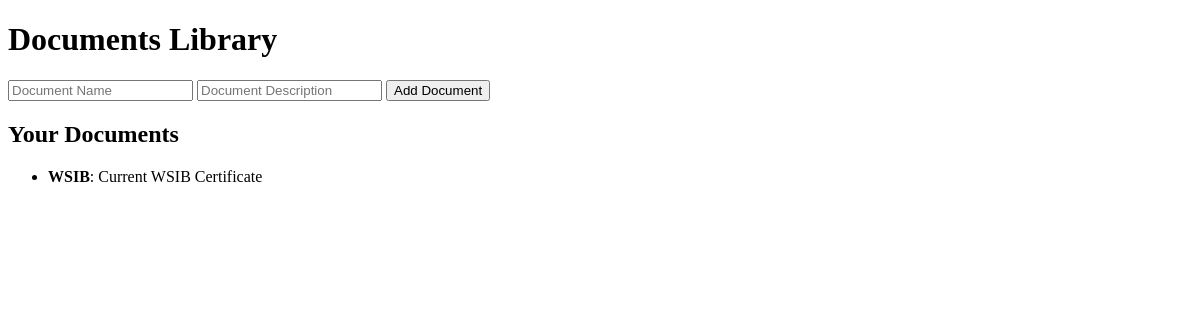
/documents_library (signed in), run on an earlier commit of the app's database.
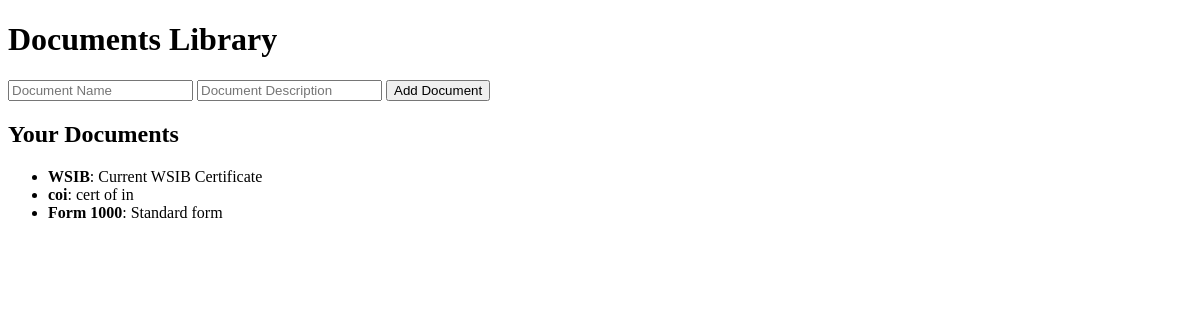
And on a later commit of the database.
### tables this page shows
CREATE TABLE users_docs(id INTEGER PRIMARY KEY AUTOINCREMENT, name TEXT NOT NULL, description TEXT, user_id TEXT, FOREIGN KEY (user_id) REFERENCES admin_users(id));

### app.py (the view)
@app.route("/documents_library", methods=['GET', 'POST'])
def documents_library():
    db = get_db()
    user_id = session.get("id")
    if request.method == "POST":
        doc_name = request.form.get("doc_name")
        doc_description = request.form.get("doc_description")
        db.execute("INSERT INTO users_docs (name, description, user_id) VALUES (?, ?, ?)", (doc_name, doc_description, user_id))
        db.commit()
        return redirect("/documents_library")
    docs = db.execute("SELECT name, description FROM users_docs WHERE user_id  = ?", (user_id,)).fetchall()
    return render_template("documents_library.html", docs=docs)

### app.py (called while the page is built)
def get_db():
    conn = sqlite3.connect("database.db")
    conn.row_factory = sqlite3.Row
    return conn

### templates/documents_library.html (shortened to what this page needs)
<!DOCTYPE html>
<html lang="en">
<head>
</head>
<body>
    <h1>Documents Library</h1>
    <form method="POST">
        <input type="text" name="doc_name" placeholder="Document Name" required>
        <input type="text" name="doc_description" placeholder="Document Description" required>
        <button type="submit">Add Document</button>
    </form>
    <h2>Your Documents</h2>
    <ul>
        {% for doc in docs %}
            <li><strong>{{ doc.name }}</strong>: {{ doc.description }}</li>
        {% else %}
            <li>No documents yet.</li>
        {% endfor %}
    </ul>
</body>
</html>

What changed in the data, as far as the page shows it:
added users_docs: name "coi", description "cert of in"
added users_docs: name "Form 1000", description "Standard form"
